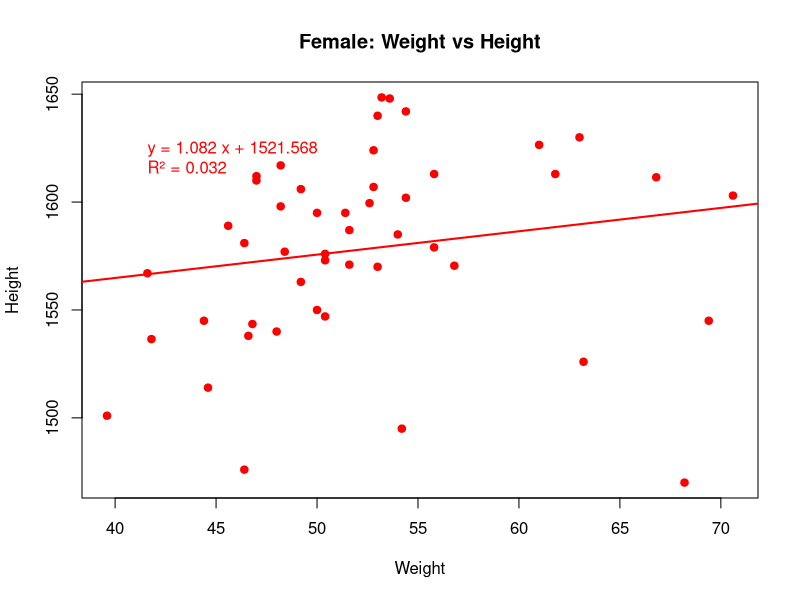
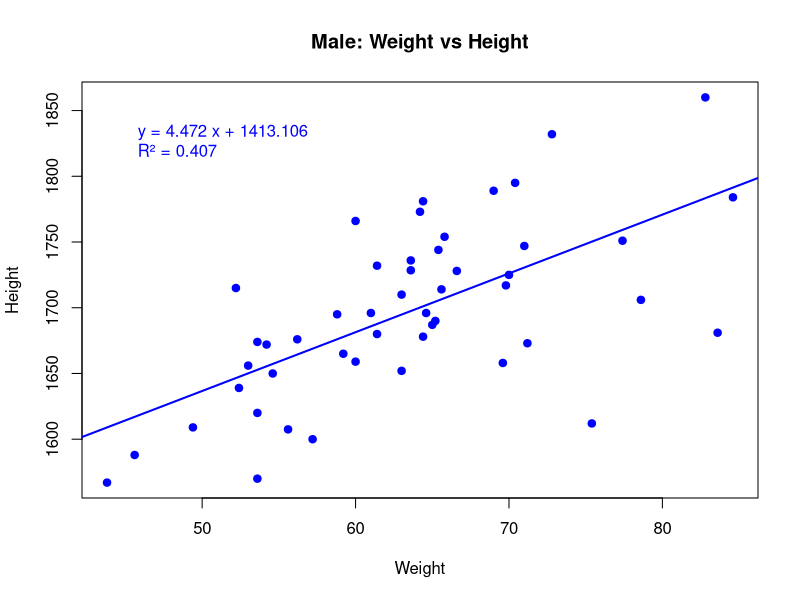

Generate these figures, in order, with R:
# ---------------------------------------------------------
# 13-1C：性別ごとの回帰直線の式と決定係数を左上に表示し、
#        女性・男性の2つの図を1つのPDFにまとめる
# ---------------------------------------------------------

# CSV 読み込み
Body <- read.table("SampleData03_forR2.csv", header=TRUE, sep=",")

# 性別で分割
Body_F <- subset(Body, Sex == "F")
Body_M <- subset(Body, Sex == "M")

# PDF 出力開始（ファイル名は課題ルールに合わせて変更）
pdf("Class13_rp13-1C_YY.pdf", width=7, height=7)

# ---------------------------------------------------------
# ★ 女性グラフ
# ---------------------------------------------------------
result_F <- lm(Body_F[,8] ~ Body_F[,7])
R2_F <- summary(result_F)$r.squared

plot(Body_F[,8] ~ Body_F[,7],
     xlab="Weight", ylab="Height",
     col="red", pch=19,
     main="Female: Weight vs Height")

abline(result_F, col="red", lwd=2)

# 左上に回帰式と R² を表示
text(min(Body_F[,7]) + 2,
     max(Body_F[,8]) - 20,
     sprintf("y = %.3f x + %.3f\nR² = %.3f",
             result_F$coefficients[2],
             result_F$coefficients[1],
             R2_F),
     col="red", adj=c(0,1))

# ---------------------------------------------------------
# ★ 男性グラフ
# ---------------------------------------------------------
result_M <- lm(Body_M[,8] ~ Body_M[,7])
R2_M <- summary(result_M)$r.squared

plot(Body_M[,8] ~ Body_M[,7],
     xlab="Weight", ylab="Height",
     col="blue", pch=19,
     main="Male: Weight vs Height")

abline(result_M, col="blue", lwd=2)

# 左上に回帰式と R² を表示
text(min(Body_M[,7]) + 2,
     max(Body_M[,8]) - 20,
     sprintf("y = %.3f x + %.3f\nR² = %.3f",
             result_M$coefficients[2],
             result_M$coefficients[1],
             R2_M),
     col="blue", adj=c(0,1))

# ---------------------------------------------------------
# PDF 終了
# ---------------------------------------------------------
dev.off()
